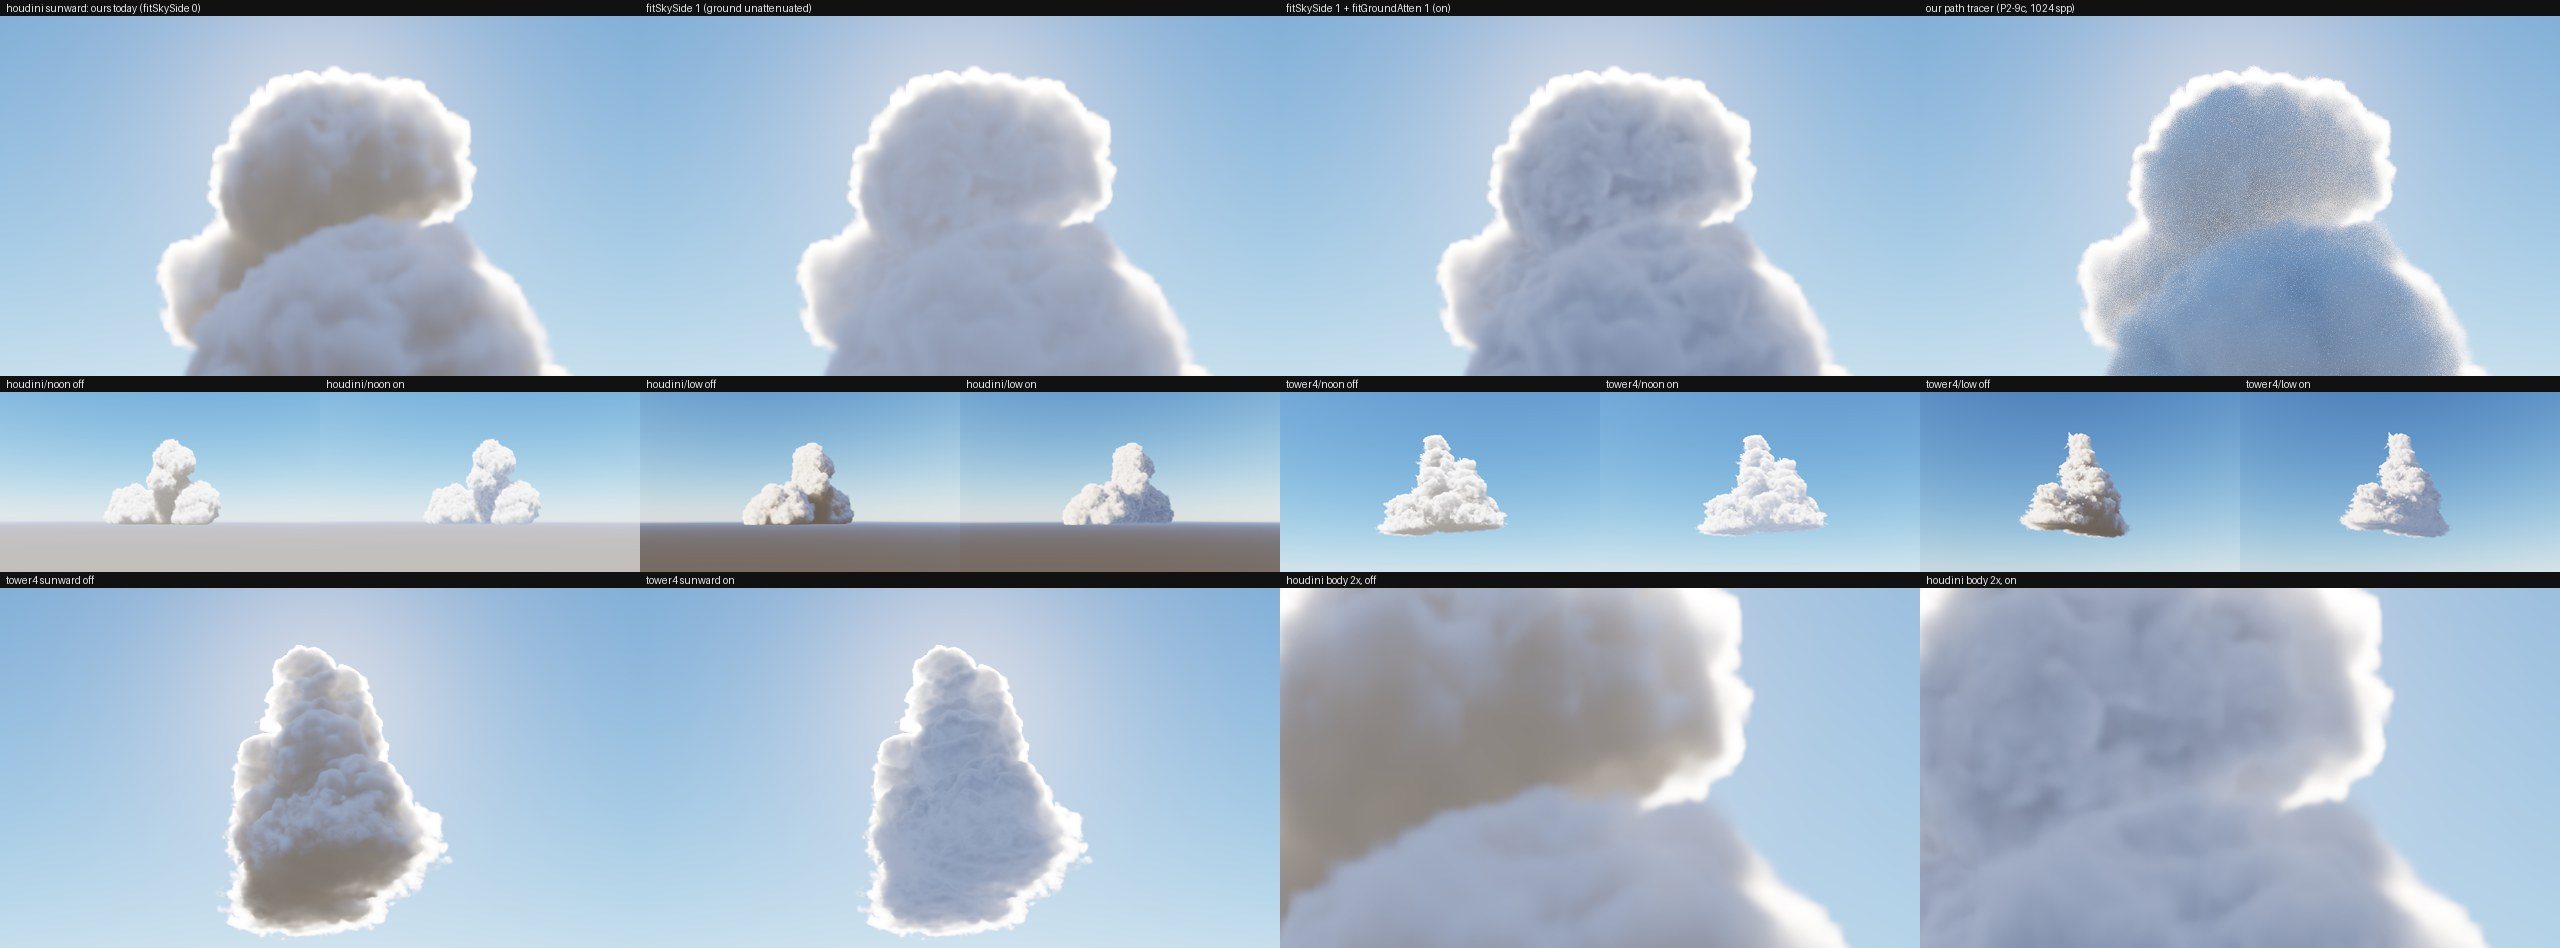

Write Python code to recreate this figure.
# P1.8a sheet: fitSkySide (sky light from the sides) off vs on. Run from the repo root with the system python3 (numpy + Pillow):
#   python3 work/captures/P1-8a/sheet.py <views dir houdini> <views dir tower4>     (gen-views.py evals; PFMs left out of the repo)
# Row 1 (houdini sunward, full frames): ours today | fitSkySide 1 (ground unattenuated) | fitSkySide 1 + fitGroundAtten 1 ('on') | our path tracer
#   (P2-9c pt-sunward.pfm, 1024 spp). Row 2 (half size): houdini noon off/on, houdini low off/on, tower4 noon off/on, tower4 low off/on.
# Row 3: tower4 sunward off | on, then houdini 2x crops of the body, off | on. Same exposure (the card's 0.35), ACES fit + sRGB everywhere;
# the skies are identical in ours and the path trace, so no matching. Prints on/off numbers for every pair.
import sys
import numpy as np
from PIL import Image, ImageDraw

W, H, LB = 640, 360, 16
LUM = np.array([0.2126, 0.7152, 0.0722])
OUT = 'work/captures/P1-8a/'


def pfm(p):
    with open(p, 'rb') as f:
        t = f.readline().strip(); w, h = map(int, f.readline().split()); s = float(f.readline())
        a = np.frombuffer(f.read(), dtype='<f4' if s < 0 else '>f4').reshape(h, w, 3 if t == b'PF' else 1)
    return a[::-1].astype(np.float64)


def tm(x):
    x = x * 0.35
    y = np.clip((x * (2.51 * x + 0.03)) / (x * (2.43 * x + 0.59) + 0.14), 0, 1)
    return Image.fromarray((np.where(y <= 0.0031308, 12.92 * y, 1.055 * np.power(y, 1 / 2.4) - 0.055) * 255 + 0.5).astype(np.uint8))


hd, tw = sys.argv[1], sys.argv[2]
im = {f'{c}/{v}-{s}': pfm(f'{d}/fit-{v}-{s}.pfm') for c, d in (('houdini', hd), ('tower4', tw)) for v in ('sunward', 'noon', 'low')
      for s in (('off', 'on', 'side') if v == 'sunward' else ('off', 'on'))}
pt = pfm('work/captures/P2-9c/pt-sunward.pfm')

sheet = Image.new('RGB', (4 * W, 2 * (H + LB) + (H // 2 + LB)), (17, 17, 17))
dr = ImageDraw.Draw(sheet)
row1 = [('houdini sunward: ours today (fitSkySide 0)', im['houdini/sunward-off']), ('fitSkySide 1 (ground unattenuated)', im['houdini/sunward-side']),
        ('fitSkySide 1 + fitGroundAtten 1 (on)', im['houdini/sunward-on']), ('our path tracer (P2-9c, 1024 spp)', pt)]
for i, (lab, a) in enumerate(row1):
    sheet.paste(tm(a), (i * W, LB)); dr.text((i * W + 6, 2), lab, fill=(230, 230, 230))
y = H + LB
for i, key in enumerate(['houdini/noon', 'houdini/low', 'tower4/noon', 'tower4/low']):
    for j, s in enumerate(('off', 'on')):
        x = (2 * i + j) * (W // 2)
        sheet.paste(tm(im[f'{key}-{s}']).resize((W // 2, H // 2), Image.LANCZOS), (x, y + LB))
        dr.text((x + 6, y + 2), f'{key} {s}', fill=(230, 230, 230))
y += H // 2 + LB
BOX = (240, 100, 560, 280)   # houdini body (top-lobe core and the lower body)
for i, (lab, a) in enumerate([('tower4 sunward off', im['tower4/sunward-off']), ('tower4 sunward on', im['tower4/sunward-on']),
                              ('houdini body 2x, off', im['houdini/sunward-off']), ('houdini body 2x, on', im['houdini/sunward-on'])]):
    t = tm(a)
    if i >= 2: t = t.crop(BOX).resize((W, H), Image.LANCZOS)
    sheet.paste(t, (i * W, y + LB)); dr.text((i * W + 6, y + 2), lab, fill=(230, 230, 230))
sheet.save(OUT + 'sheet.jpg', quality=88)

# numbers: on / off over the pixels the setting changes (> 1 %), median luminance ratio and B/R before -> after
for k in sorted({k.rsplit('-', 1)[0] for k in im}):
    off, on = im[f'{k}-off'], im[f'{k}-on']
    lo, ln = off @ LUM, on @ LUM
    m = np.abs(ln / np.maximum(lo, 1e-6) - 1) > 0.01
    r = (ln / np.maximum(lo, 1e-6))[m]
    bo, bn = off[m].mean(0), on[m].mean(0)
    print(f'{k:16s} changed px {m.mean() * 100:4.1f} %  lum on/off median {np.median(r):.2f} (p10 {np.percentile(r, 10):.2f}, p90 {np.percentile(r, 90):.2f})'
          f'  B/R {bo[2] / bo[0]:.2f} -> {bn[2] / bn[0]:.2f}')
